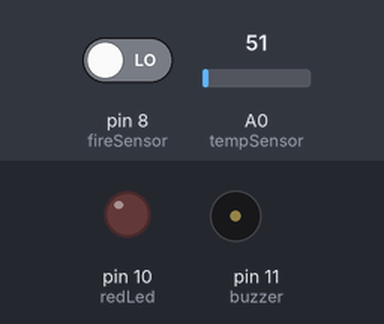
A sketch run on a simulated Arduino Uno, built with avr-gcc and run on an emulated ATmega328P. On the bench: output pins drawn as LEDs (lit = HIGH), buzzer (waves = sounding, pin HIGH). The inputs (shaded band) are chosen by the test bench; at power-on: pin 8 (fireSensor) LOW, A0 (tempSensor) = 51. What the sketch prints to the serial monitor is not drawn.

Above: at 2.8 s.
2.9 s: pin 8 (fireSensor) driven HIGH
At 4.3 s:
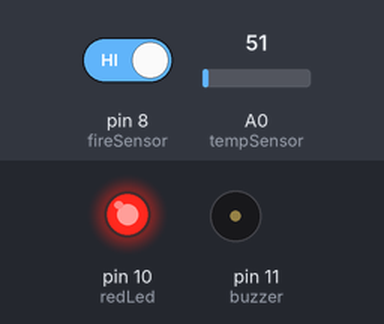
At 6.2 s:
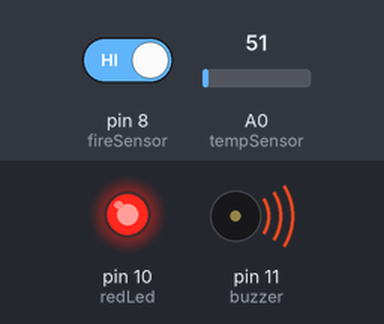
6.5 s: pin 8 (fireSensor) driven LOW
At 8.6 s:
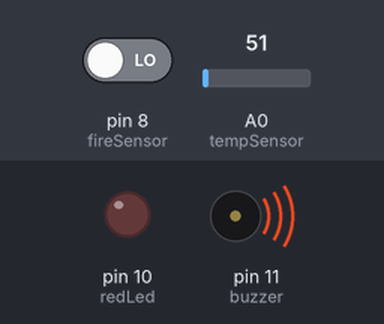
Timing chart, 0 to 10.5 s (numbered marks = the images above; inputs shaded):
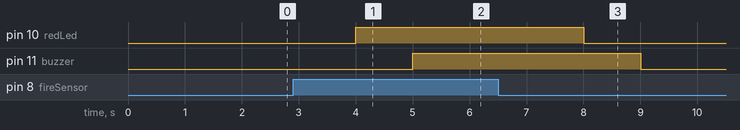

Measured:
- after the input at 2.9 s, pin 10 (redLed): LOW → HIGH after 1.1 s; pin 11 (buzzer): LOW → HIGH after 2.1 s
- after the input at 6.5 s, pin 10 (redLed): HIGH → LOW after 1.5 s; pin 11 (buzzer): HIGH → LOW after 2.5 s

The sketch:

fire_detection_system_project_5.ino
```cpp
// Arduino Code Snipet
//

//Declaration of variables

#define buzzer 11
#define tempSensor A0

int fireSensor = 8;
int redLed = 10;
double tempSignal;
double fireSignal;
float temperature;
float threshold_min = 25.0;
float threshold_max = 38.0;


void setup()
{
  Serial.begin(9600);

  pinMode(fireSensor, INPUT);
  pinMode(tempSensor, INPUT);
  pinMode(redLed, OUTPUT);
  pinMode(buzzer, OUTPUT);

}


void loop()
{

  temperature = map(((analogRead(tempSensor) - 20) * 3.04),
                0, 1023, -40, 125);

  Serial.println(temperature);
  Serial.print(" \xC2\xB0"); // Shows degree symbol

  fireSignal = digitalRead(fireSensor);

  if(fireSignal == HIGH){
     digitalWrite(redLed, HIGH);
     delay(1000);
     digitalWrite(buzzer, HIGH);
     delay(1000);
  }else{
     digitalWrite(redLed, LOW);
     delay(1000);
     digitalWrite(buzzer, LOW);
     delay(1000);
  }

}
```
